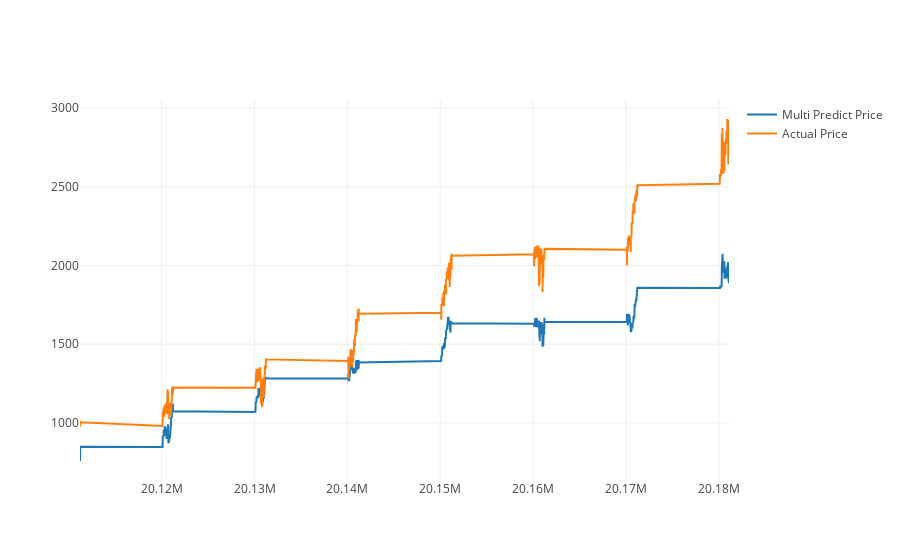

Notebook code cell kept with this figure:
### Code cell
predictDates = data.tail(len(inv_y)).index
actual_chart = go.Scatter(x=predictDates, y=inv_y, name= 'Actual Price')
multi_predict_chart = go.Scatter(x=predictDates, y=inv_yhat, name= 'Multi Predict Price')
#predict_chart = go.Scatter(x=predictDates, y=yhat_reshape, name= 'Predict Price')
#py.iplot([predict_chart, multi_predict_chart, actual_chart])
py.iplot([multi_predict_chart, actual_chart])

### Figure 1 — Plotly figure (JSON) as saved in the notebook; plotly's stock layout.template omitted (floating-point values rounded to 4 significant figures; data arrays with more than 128 entries replaced by an {"elided": "..."} marker saying what was removed)
{"data": [{"name": "Multi Predict Price", "type": "scatter", "uid": "26788cfc-4b9c-4b20-bb12-71ef36cec01c", "x": {"elided": "1739 int values"}, "y": {"elided": "1739 float values"}}, {"name": "Actual Price", "type": "scatter", "uid": "df8cf330-2e45-4bea-b8e1-ea1a64127d37", "x": {"elided": "1739 int values"}, "y": {"elided": "1739 float values"}}], "layout": {}}
